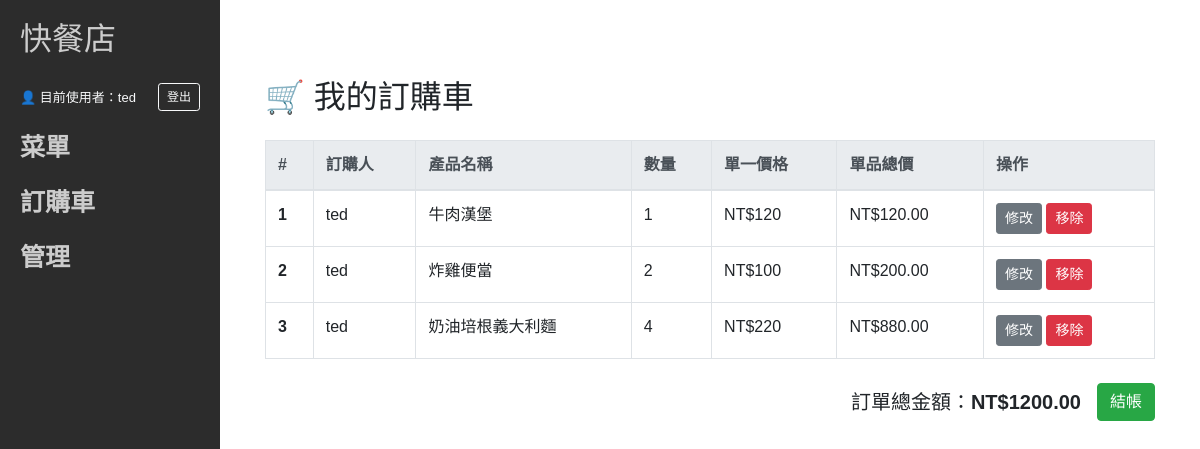
The page /webapp/cart (signed in) on the database its author committed.
### webapp/models.py (models this page shows, shortened)
class Navigation(models.Model):
    title = models.CharField(max_length=100, verbose_name="名稱")  # 顯示文字
    url = models.CharField(max_length=200, blank=True, verbose_name="連結")  # 對應連結
    order = models.PositiveIntegerField(default=0, verbose_name="排序")

class OrderProduct(models.Model):
    customer = models.ForeignKey(User, on_delete=models.CASCADE, verbose_name="訂購人")
    product_name = models.CharField(max_length=100, verbose_name="產品名稱")
    quantity = models.PositiveIntegerField(default=1, verbose_name="數量")
    price = models.IntegerField(default=0, verbose_name="單一價格(元)")
    total_price = models.DecimalField(max_digits=10, decimal_places=2, verbose_name="單品總價")
    ordered_at = models.DateTimeField(auto_now_add=True, verbose_name="訂購時間")

### webapp/views.py (the view)
# urls.py: path('cart', views.cart, name='cart'),
@login_required(login_url='/')
def cart(request):
    order_products = OrderProduct.objects.filter(customer=request.user)
    nav_items = Navigation.objects.all().order_by('order')
    total_amount = order_products.aggregate(Sum('total_price'))['total_price__sum'] or 0
    context = {
        'order_products': order_products,
        'nav_items': nav_items,
        'total_amount': total_amount
    }
    return render(request, 'webapp/cart.html', context)

### templates/webapp/cart.html (shortened to what this page needs)
{% extends 'webapp/base.html' %}
{% block content %}
<div class="container mt-5">
  <h2 class="mb-4">🛒 我的訂購車</h2>
  {% if order_products %}
    <table class="table table-bordered table-hover">
      <thead class="thead-light">
        <tr>
          <th scope="col">#</th>
          <th scope="col">訂購人</th>
          <th scope="col">產品名稱</th>
          <th scope="col">數量</th>
          <th scope="col">單一價格</th>
          <th scope="col">單品總價</th>
          <th scope="col">操作</th>
        </tr>
      </thead>
      <tbody>
            {% for item in order_products %}
        <tr data-item-id="{{ item.id }}">
          <th scope="row">{{ forloop.counter }}</th>
          <td>{{ item.customer }}</td>
          <td>{{ item.product_name }}</td>
          <td>
            <span class="quantity-text">{{ item.quantity }}</span>
          </td>
          <td>NT${{ item.price }}</td>
          <td class="total-price">NT${{ item.total_price }}</td>
          <td>
            <button type="button" class="btn btn-sm btn-secondary edit-btn">修改</button>
            <button type="button" class="btn btn-sm btn-danger remove-btn">移除</button>
          </td>
        </tr>
        {% endfor %}
      </tbody>
    </table>
    <div class="d-flex justify-content-end align-items-center mt-4">
      <h5 id="order-total" class="mb-0" style="margin-right: 1rem;">
        訂單總金額：<strong>NT${{ total_amount|floatformat:2 }}</strong>
      </h5>
      <a href="" class="btn btn-success">結帳</a>
    </div>
  {% else %}
    <div class="alert alert-info" role="alert">
      您的訂購車目前是空的。
    </div>
  {% endif %}
</div>
{% endblock %}

### templates/webapp/base.html (shortened to what this page needs)
<!DOCTYPE html>
<html lang="zh-Hant">
<head>
    {% block head_extra %}
    <link href="https://cdn.jsdelivr.net/npm/bootstrap@4.6.2/dist/css/bootstrap.min.css" rel="stylesheet">
    {% endblock %}
</head>
<body>
    <div class="layout-container">
        <div class="sidebar">
            {% for item in nav_items %}
              {% if item.order == 1 %}
                <h2><a href="{{ item.url }}">{{ item.title }}</a></h2>
              {% elif item.order == 2 %}
                {% if request.user.is_authenticated %}
                  <div class="text-light mb-3 d-flex justify-content-between align-items-center" style="font-size: 13px;">
                    <span>👤 目前使用者：{{ request.user.username }}</span>
                    <form action="{% url 'logout' %}" method="post" style="margin: 0;">
                      <button type="submit" class="btn btn-outline-light btn-sm" style="font-size: 12px;">登出</button>
                    </form>
                  </div>
                {% endif %}
                <a href="{{ item.url }}">{{ item.title }}</a>
              {% else %}
                <a href="{{ item.url }}">{{ item.title }}</a>
              {% endif %}
            {% endfor %}
        </div>
        <div class="content">
            {% block content %}{% endblock %}
        </div>
    </div>
</body>
</html>

### templates/webapp/base.html (style rules this page uses)
body { margin: 0; font-family: Arial, sans-serif; background-color: #121212; color: white; }
.layout-container { display: flex; flex-direction: row; min-height: 100vh; height: auto; align-items: stretch; }
.sidebar { width: 220px; background-color: #2c2c2c; padding: 20px; }
.sidebar a { display: block; color: #ccc; text-decoration: none; margin-bottom: 15px; }
.content { flex-grow: 1; padding: 30px; background-color: #ffffff; color: #212529; }
.sidebar h2 { margin-bottom: 25px; }
.sidebar { display: block; background-color: #2c2c2c; padding: 20px; width: 220px; font-family: Arial, sans-serif; }
.sidebar a:not(h2 a) { display: block; color: #ccc; text-decoration: none; margin-bottom: 15px; font-size: 25px; line-height: 1.6; font-weight: bold; }

### rows shown on the page
Navigation: title "快餐店"
Navigation: title "菜單"
Navigation: title "訂購車"
Navigation: title "管理"
OrderProduct: customer "ted", product_name "牛肉漢堡", quantity "1", price "120", total_price "120.00"
OrderProduct: customer "ted", product_name "炸雞便當", quantity "2", price "100", total_price "200.00"
OrderProduct: customer "ted", product_name "奶油培根義大利麵", quantity "4", price "220", total_price "880.00"

### other values the page prints
{{ request.user.username }} "ted"
{{ total_amount|floatformat:2 }} "1200.00"
